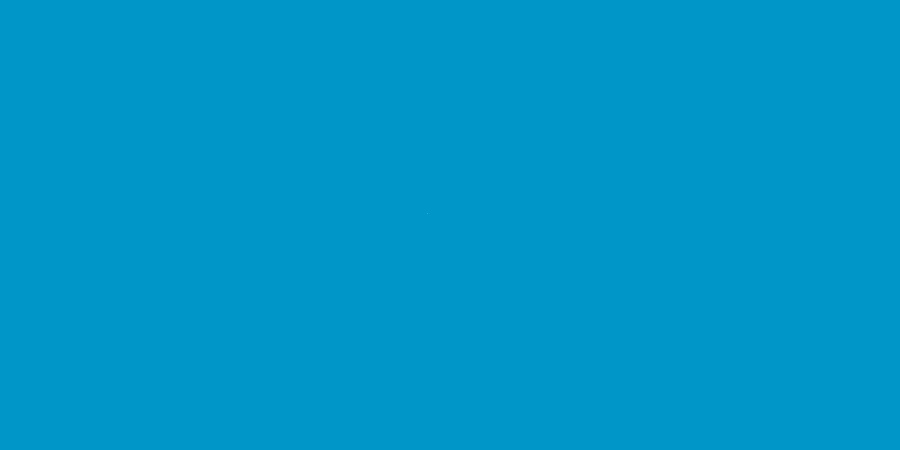
Frame 1 (no input)
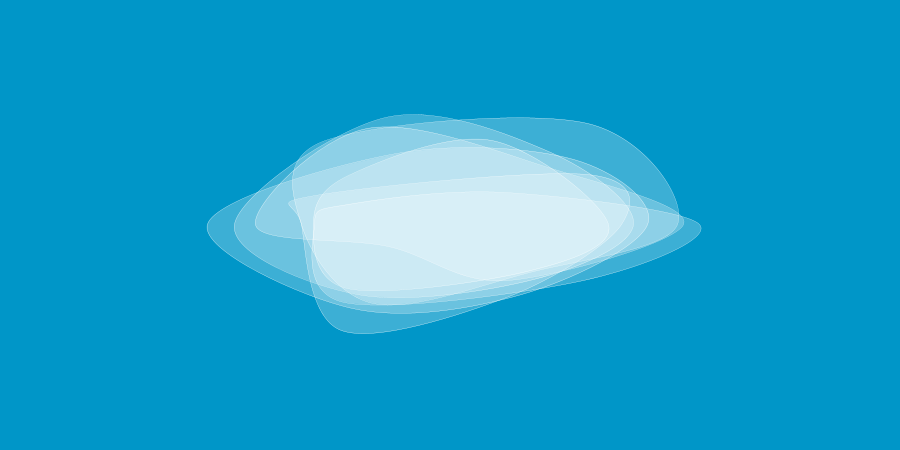
Frame 60 (the mouse pressed at the canvas centre just before this capture)
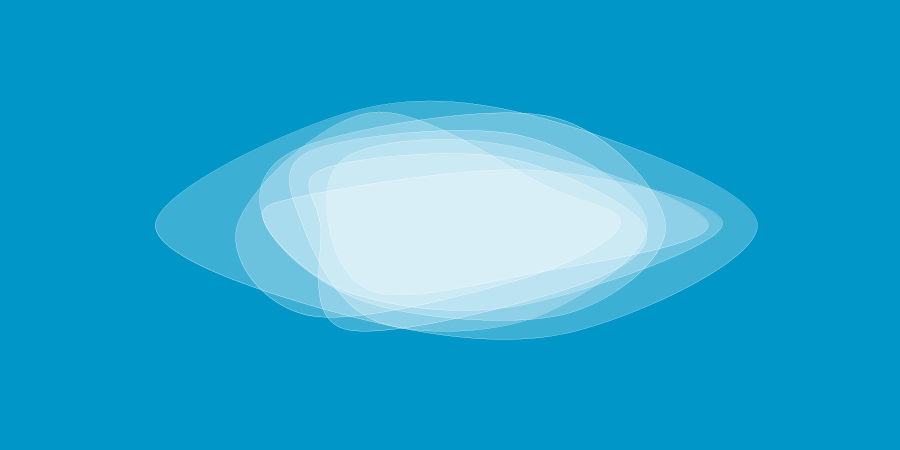
Frame 120 (the mouse held since frame 60 and released just before this capture)

The Processing sketch that drew these frames (run headless with seeded random() and noise(); from frame 60 on, the mouse is pressed at the canvas centre):

// Processing sketch: processing_186722
// ── processing_186722.pde

float px[][]=new float[10][10];
float py[][]=new float[10][10];
float apx[][]=new float[10][10];
float apy[][]=new float[10][10];
float disx[] =new float[10];
float disy[] =new float[10];
boolean cor;
int quantospontos = 6;
int quantasCurvas = 7;
int sec;
int alpha=60;

void setup() {
  size(900, 450);
  cor=true;
  for (int j=0; j<quantasCurvas; j++) {
    for (int i=0; i<quantospontos; i++) {
      px[j][i] = width/2;
      py[j][i] = height/2;
      disx[i] = width/2;
      disy[i] = height/2;
    }
  }
}
void draw() {
  background(0, 150, 200);
  anda();
  curva();
  if (sec!=second()) sorteia();
}
void mouseClicked() {
  sorteia();
  cor=!cor;
  background(255);
}


void curva() {
  fill(255, alpha);
  stroke(255);
  strokeWeight(.25);
  for (int j=0; j<quantasCurvas; j++) {
    beginShape();
    curveVertex(px[j][quantospontos-1], py[j][quantospontos-1]);
    for (int i=0; i<quantospontos; i++) {
      curveVertex(px[j][i], py[j][i]);
    }
    curveVertex(px[j][0], py[j][0]);
    curveVertex(px[j][1], py[j][1]);
    endShape();
  }
}

void sorteia() {
  for (int j=0; j<quantasCurvas; j++) {
    for (int i = 0; i<quantospontos; i++) {
      float raiox=1.1*random(width/15, width/3);
      float raioy=0.5*random(height/15, 2*height/3);
      apx[j][i] = disx[i]+raiox*cos(i*TWO_PI/quantospontos);
      apy[j][i] = disy[i]+raioy*sin(i*TWO_PI/quantospontos);
    }
  }
  sec=second();
}

void anda() {
  for (int j=0; j<quantasCurvas; j++) {
    for (int i=0; i<quantospontos; i++) {
      px[j][i] += (apx[j][i] - px[j][i])/20; 
      py[j][i] += (apy[j][i] - py[j][i])/20;
    }
  }
}
